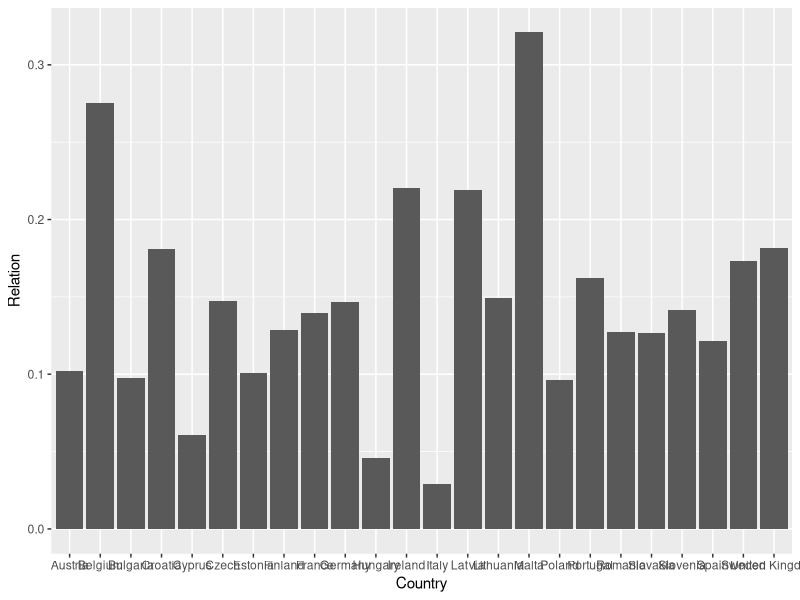
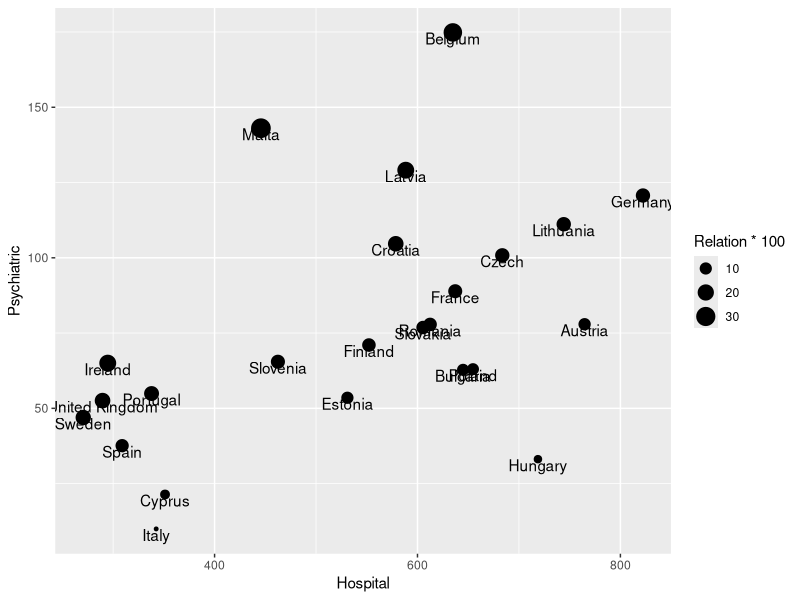
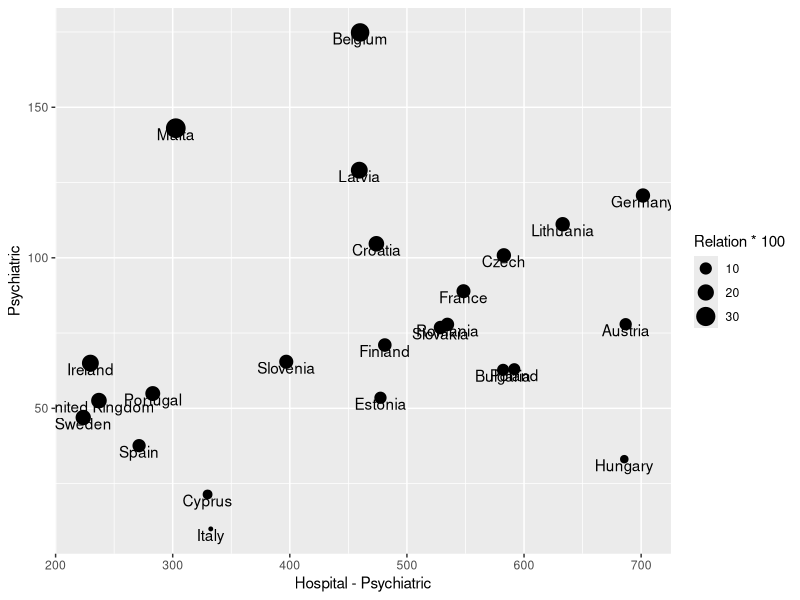

These charts were generated, in order, by the following R code:
ue <- read.csv('ue.csv', stringsAsFactors=F)

hosp <- read.delim('tps00046.tsv', stringsAsFactors=F, na.strings=c(':'), strip.white=T)
hosp$code <- gsub('.*,', '', hosp$unit.facility.geo.time)
hosp$unit.facility.geo.time <- NULL

names(hosp) <- gsub('X','', names(hosp))
cols_to_fix <- names(hosp)[-13]
tmp <- as.numeric(gsub(' .', '', as.matrix(hosp[,cols_to_fix])))
hosp[,cols_to_fix] <- tmp

hosp28 <- merge(hosp, ue, by="code")
hosp28$code <- NULL

psyc <- read.delim('tps00047.tsv', stringsAsFactors=F, na.strings=c(':'), strip.white=T)
psyc$code <- gsub('.*,', '', psyc$unit.facility.geo.time)
psyc$unit.facility.geo.time <- NULL

names(psyc) <- gsub('X','', names(psyc))
cols_to_fix <- names(psyc)[-13]
tmp <- as.numeric(gsub(' .', '', as.matrix(psyc[,cols_to_fix])))
psyc[,cols_to_fix] <- tmp

psyc28 <- merge(psyc, ue, by="code")
psyc28$code <- NULL

beds <- cbind(hosp28[,c('Country','2011')], psyc28[,'2011'])
names(beds) <- cbind('Country','Hospital','Psychiatric')
beds$Relation <- beds$Psychiatric / beds$Hospital
beds <- beds[complete.cases(beds),]

library(ggplot2)
ggplot(beds, aes(x=Country, y=Relation)) + geom_bar(stat="identity")

ggplot(beds, aes(x=Hospital, y=Psychiatric, label=Country)) + geom_text(vjust=1) + geom_point(aes(size=Relation*100))
ggplot(beds, aes(x=Hospital-Psychiatric, y=Psychiatric, label=Country)) + geom_text(vjust=1) + geom_point(aes(size=Relation*100))


